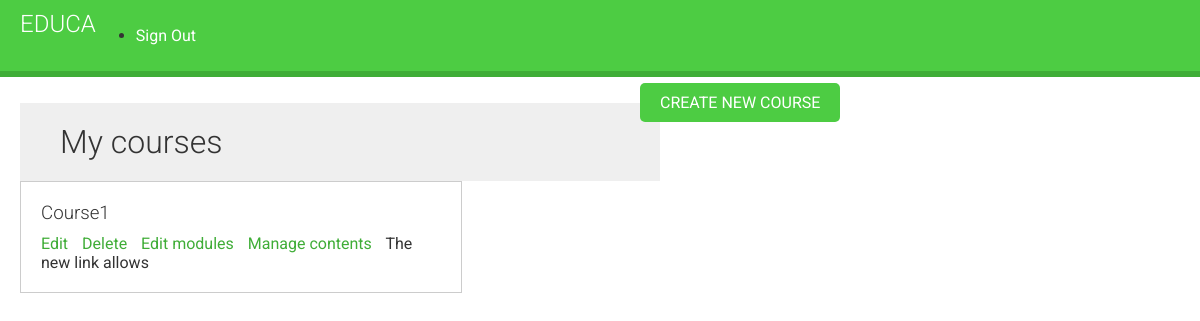
Before: /course/mine/ (signed in) with the older database file.
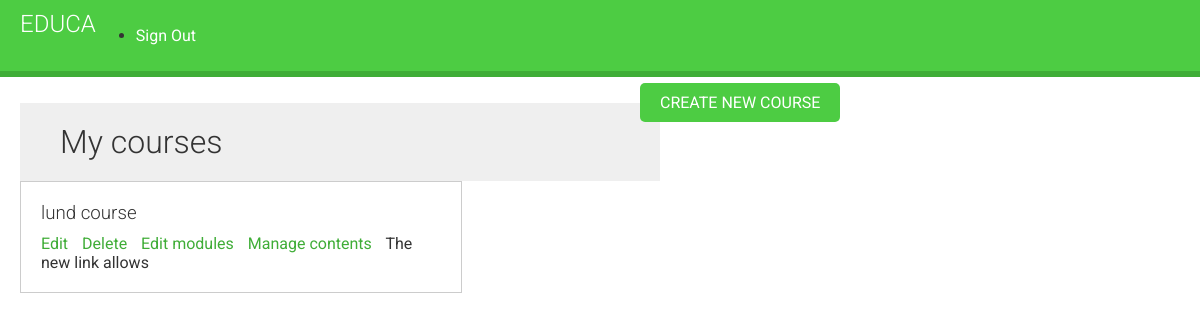
After: the same page with the newer database file.
### courses/models.py (models this page shows, shortened)
class Course(models.Model):
    owner=models.ForeignKey(User,related_name='courses_created',on_delete=models.CASCADE)
    subject=models.ForeignKey(Subject,related_name='courses',on_delete=models.CASCADE)
    title=models.CharField(max_length=200)
    slug=models.SlugField(max_length=200,unique=True)
    overview= models.TextField()
    created=models.DateTimeField(auto_now_add=True)
    class Meta:
        ordering=['-created']

### courses/views.py (the view)
# urls.py: path("mine/",views.ManageCourseListView.as_view(),name='manage_course_list'),
class ManageCourseListView(OwnerCourseMixin, ListView):
    template_name='courses/manage/course/list.html'
    permission_required= 'courses.view_course'

### courses/views.py (called while the page is built)
    def get_queryset(self):
        qs= super().get_queryset()
        return qs.filter(owner=self.request.user)

### courses/templates/courses/manage/course/list.html (shortened to what this page needs)
{% extends "base.html" %}
{% block content %}
<div class='module'>
<h1> My courses</h1>
{% for course in object_list %}
<div class='course-info'>
<h3>{{ course.title}}</h3>
<p>
<a href="{% url 'course_edit' course.id%}">Edit</a>
<a href="{% url 'course_delete' course.id %}">Delete</a>
<a href="{% url "course_module_update" course.id %}">Edit modules</a>
{% if course.modules.count > 0 %}
 <a href="{% url "module_content_list" course.modules.first.id %}">
 Manage contents</a>
{% endif %}
The new link allows
</p>
</div>
{% empty %}
  <p>You haven't created any course yet.</p>
{% endfor %}
</div>
  <p><a href="{% url 'course_create' %}" class='button'>Create new course</a></p>
{% endblock %}

### courses/templates/base.html (shortened to what this page needs)
{% load static %}
<!DOCTYPE html>
<html>
<head>
<link href="{% static 'css/base.css' %}" rel ="stylesheet">
</head>
<body>
  <div id='header'>
  <a href="/" class="logo">Educa</a>
   <ul>
     {% if request.user.is_authenticated %}
     <li> <a href="{% url 'logout' %}">Sign Out</a></li>
     {% else %}
     <li>
       <a href="{% url "login" %}">Sign in</a>
     </li>
     {% endif %}
   </ul>
  </div>
  <div class="content">
    {% block content %}
    {% endblock %}
  </div>
</body>
</html>

### courses/static/css/base.css (style rules this page uses)
body { margin:0; font-family:'Roboto', sans-serif; font-weight:400; color:#333; }
a { color:#3fad37; text-decoration:none; }
ul { float:left; }
h1, h2, h3, h4, h5, h6 { font-family:'Roboto', sans-serif; font-weight:300; }
h1 { background:#efefef; width:100%; overflow:auto; padding:20px 0 20px 40px; margin:0; }
.module { padding:10px 20px; float:left; width:600px; }
.module h3 { margin:20px 0 0; padding:0; width:100%; }
.module p { margin:10px 0 20px; width:100%; float:left; }
#header { background:#4dcc43; overflow:auto; padding:10px 20px; border-bottom:6px solid #3fad37; }
#header .logo { text-decoration:none; font-family:'Roboto', sans-serif; font-weight:300; text-transform:uppercase; font-size:24px; color:#fff; float:left; }
#header a { color:#fff; }
input[type=submit], a.button { border-radius:5px; background:#4dcc43; color:#fff; font-size:16px; text-transform:uppercase; border:none; padding:10px 20px; margin:20px 0; }
.course-info { border:1px solid #ccc; padding:0 20px; margin-bottom:10px; width:400px; overflow:auto; }
.course-info a { margin-right:10px; }

Changed rows visible on the page:
removed Course: title "Course1", shows "Manage contents"
added Course: title "lund course", shows "Manage contents"
